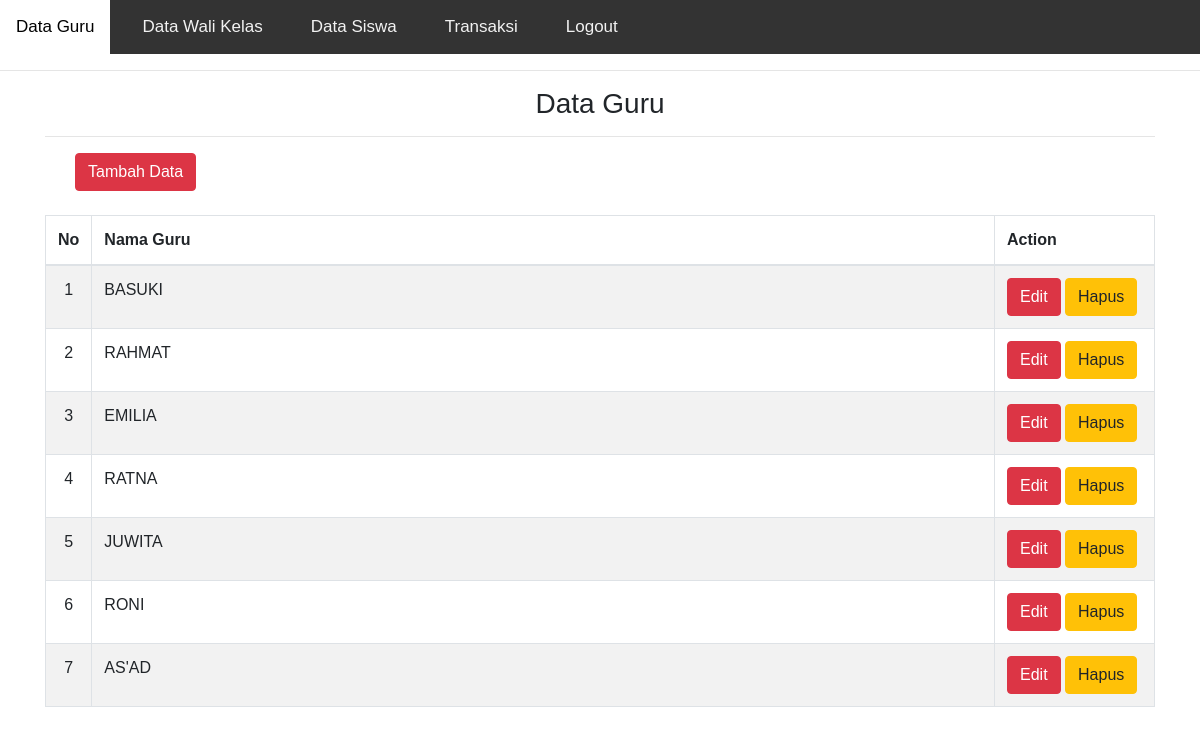
Page /tampil_guru.php (signed in) on the committed database.
### tables this page shows
CREATE TABLE `guru` (
  `idguru` int(5) NOT NULL AUTO_INCREMENT,
  `namaguru` varchar(40) DEFAULT NULL,
  PRIMARY KEY (`idguru`)
);

### tampil_guru.php (the view)
<?php include "header.php"; ?>
<div class="container">
<center>
<h3>Data Guru</h3>
</center>
<hr />
<button style="margin: 0px 0px 0px 30px;" type="submit" class="btn btn-danger" onclick="window.location.href='tambah_guru.php'">Tambah Data</button> <br /><br />
<table class="table table-striped table-bordered">
<thead>
	<tr>
		<th>No</th>
		<th>Nama Guru</th>
		<th>Action</th>
	</tr>
</thead>
	<?php
	$sql=mysqli_query($konek, "SELECT * FROM guru ORDER BY idguru ASC");
	$no=1;
	while($d=mysqli_fetch_array($sql)){
		echo "<tr>
			<td width='40px' align='center'>$no</td>
			<td>$d[namaguru]</td>
			<td WIDTH='160px'>
				<a class='btn btn-danger' href='edit_guru.php?id=$d[idguru]'>Edit</a>
				<a class='btn btn-warning' href='hapus_guru.php?id=$d[idguru]'>Hapus</a>
			</td>
		</tr>";
		$no++;
	}
	?>
</table>
</div>

### header.php (style rules this page uses)
body { margin: 0; font-family: Arial, Helvetica, sans-serif; }

### rows in the picture
guru: namaguru "BASUKI"
guru: namaguru "RAHMAT"
guru: namaguru "EMILIA"
guru: namaguru "RATNA"
guru: namaguru "JUWITA"
guru: namaguru "RONI"
guru: namaguru "AS'AD"
